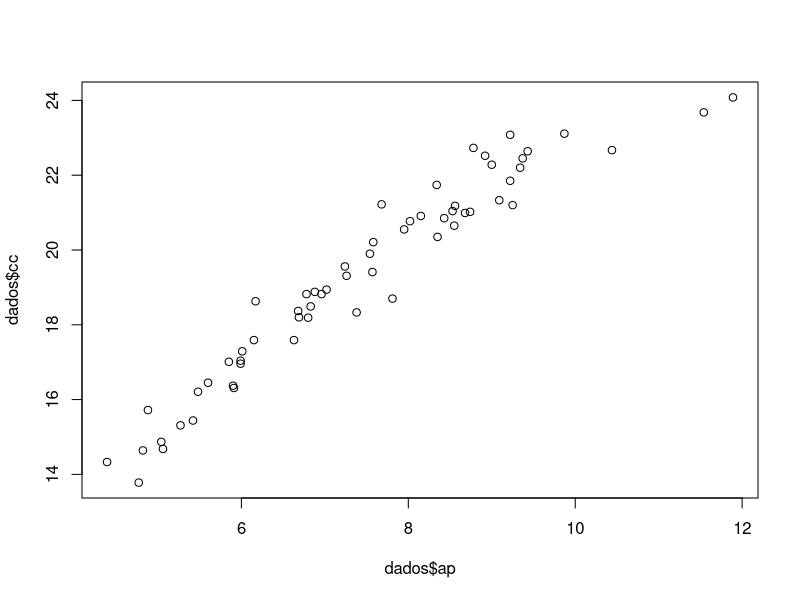
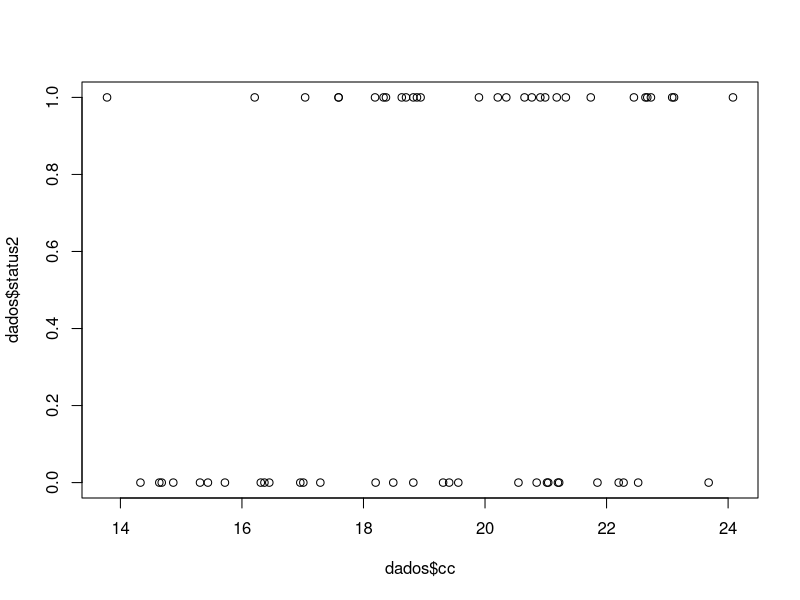
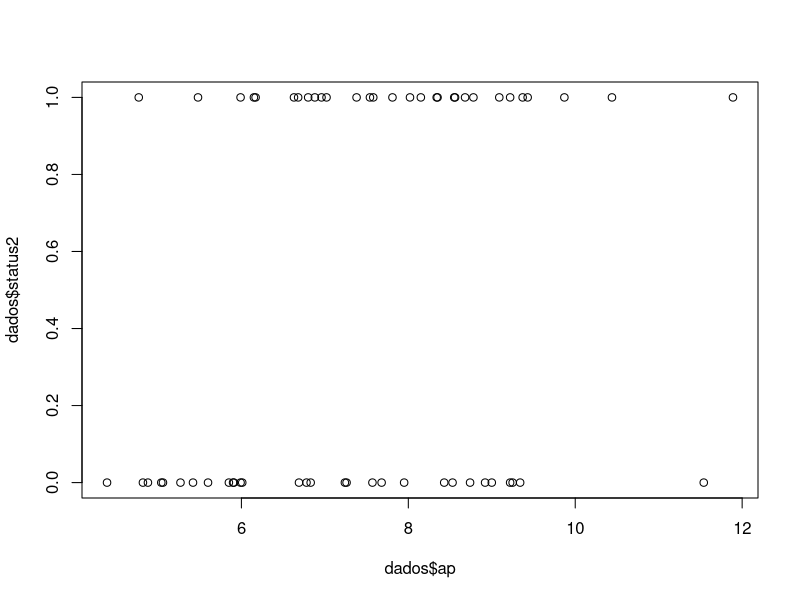
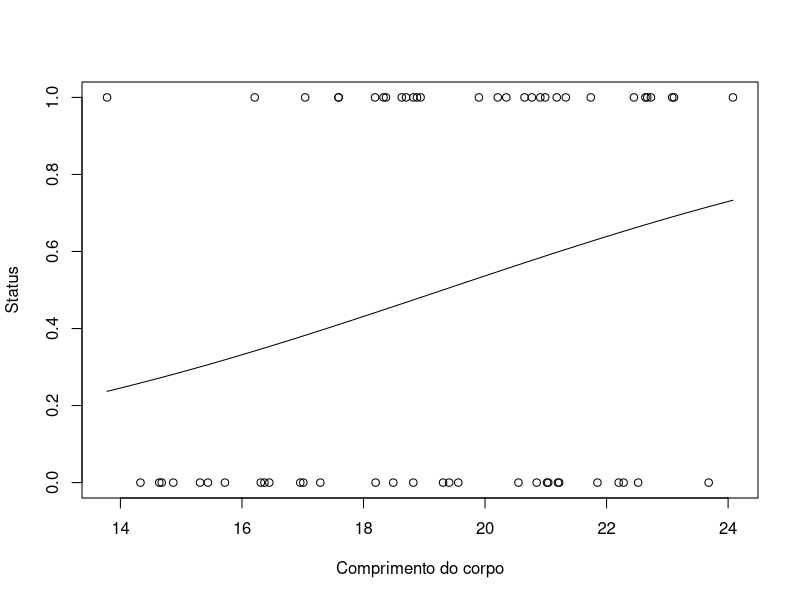
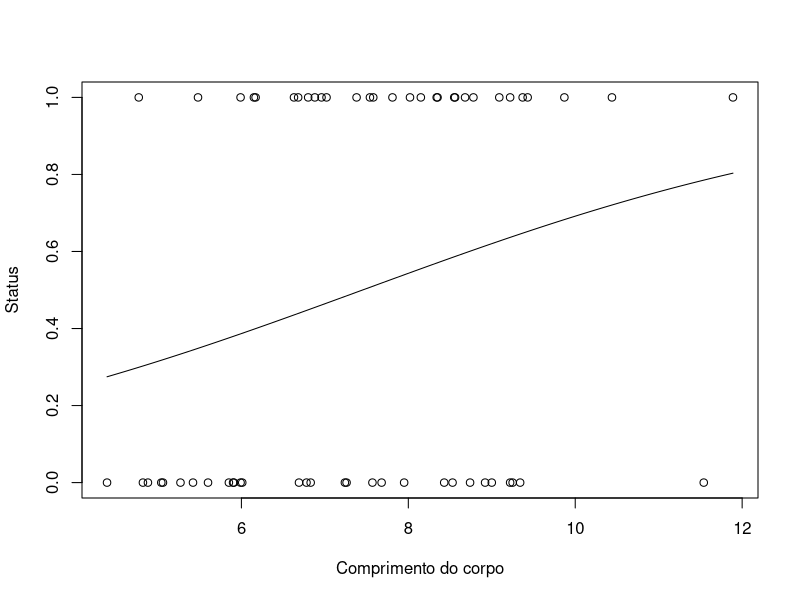

Source code (R) for these figures, in order:
################################################################################
# Universidade de São Paulo
# Instituto de Biociências
# Departamento de Ecologia
# Topicos Avancados em Ecologia de Animais (BIE0315)
# Profs. Jose Carlos Motta Jr. & Marco A. R. Mello
# Prática de Computador II
# Tema: Reproducao
# Agradecimentos: Alexandre Palaoro, primeiro autor do artigo, cedou-nos os
# dados usados nesta prática
# Artigo de base: http://dx.doi.org/10.1016/j.anbehav.2014.06.014 
################################################################################


# Defina o diretório de trabalho como sendo a origem deste script
setwd(dirname(rstudioapi::getActiveDocumentContext()$path))

# Remova todos os objetos prévios
rm(list= ls())

# Limpe o console
cat("\014")  

# Carregue os pacotes necessarios
library(ggplot2)
library(lme4)

# Importe os dados e inspecione-os
dados<- read.delim("dados.txt", header=T)
dim(dados)
head(dados)
tail(dados)

# Transforme a variável "status" em numérica e binária, salvando-a como uma nova
# variável
dados$status2 <- ifelse(dados$status == "perdedor", 0, 1)
head(dados)

# Examine de forma rápida as relações es entre as variáveis
plot(dados$cc~dados$ap)
plot(dados$status2~dados$cc)
plot(dados$status2~dados$ap)


############################## TESTE 1 #########################################


# Plote a relação entre o status e o comprimento cefalotorácico, depois exporte
# o gráfico como um arquivo PNG
png(filename= "p1.png", res= 300, height= 3000, width= 3000)
p1 = ggplot(dados, aes(x=cc, y=status2)) + 
  geom_point(colour = "#1855FA", size=4, alpha = 0.5) + 
  stat_smooth(method="glm", method.args=list(family="binomial"), se=FALSE) +
  labs(x="Comprimento cefalotoracico", y = "Status") +
  theme(text = element_text(size=20),
        plot.title = element_text(size=40, hjust=0.5),
        axis.text.x = element_text(size = 20, angle=0, hjust=1),
        axis.text.y = element_text(size = 20, angle=0, vjust=1),
        axis.title.x = element_text(size = 30, angle=0),
        axis.title.y = element_text(size = 30, angle=90))
p1
dev.off()

# Teste se a relação é significativa e examine os valores estatísticos, depois
# exporte os resultados como um arquivo TXT
fit1 = glm(dados$status2~dados$cc, family=binomial)
summary(fit1)
res1 = anova(fit1, test="Chisq")
res1
capture.output(res1, file = "resultados-cc.txt")

# Você tambem pode plotar o gráfico usando apenas o pacote base, com base nos
# resultados do teste que acabou de fazer
plot(dados$status2~dados$cc,
     xlab = "Comprimento do corpo",
     ylab = "Status")
curve (exp(fit1$coefficients[[1]]+fit1$coefficients[[2]]*x)/
         (1+exp(fit1$coefficients[[1]]+fit1$coefficients[[2]]*x)),
       add=T)


############################## TESTE 2 #########################################


# Plote a relação entre o status e a altura do própodo, depois exporte o gráfico
# como um arquivo PNG
png(filename= "p2.png", res= 300, height= 3000, width= 3000)
p2 = ggplot(dados, aes(x=ap, y=status2)) + 
  geom_point(colour = "#1855FA", size=4, alpha = 0.5) + 
  stat_smooth(method="glm", method.args=list(family="binomial"), se=FALSE) +
  labs(x="Altura da garra", y = "Status") +
  theme(text = element_text(size=20),
        plot.title = element_text(size=40, hjust=0.5),
        axis.text.x = element_text(size = 20, angle=0, hjust=1),
        axis.text.y = element_text(size = 20, angle=0, vjust=1),
        axis.title.x = element_text(size = 30, angle=0),
        axis.title.y = element_text(size = 30, angle=90))
p2
dev.off()

# Teste se a relaçãoo é  significativa e examine os valores estatísstivos, 
# depois exporte os resultados como um arquivo TXT
fit2 = glm(dados$status2~dados$ap, family=binomial)
summary(fit2)
res2 = anova(fit2, test="Chisq")
res2
capture.output(res2, file = "resultados-ap.txt")

# Você tambem pode plotar o gráfico usando apenas o pacote base, com base nos
# resultados do teste que acabou de fazer
plot(dados$status2~dados$ap,
     xlab = "Comprimento do corpo",
     ylab = "Status")
curve (exp(fit2$coefficients[[1]]+fit2$coefficients[[2]]*x)/
         (1+exp(fit2$coefficients[[1]]+fit2$coefficients[[2]]*x)),
       add=T)


############################## TESTE 3 #########################################


# Teste como tanto o comprimento cefalotorácico quanto a altura do própodo
# determinam o status, depois exporte os resultados como um arquivo TXT
fit3 = glm(dados$status2~dados$ap+dados$cc, family=binomial)
summary(fit3)
res3 = anova(fit3, test="Chisq")
res3
capture.output(res3, file = "resultados-ap-cc.txt")


############################## TESTE 4 #########################################


#Teste como tanto o comprimento cefalotorácico quanto a altura do própodo 
# determinam o status, mas considerando a identidade da dupla como um fator
# aleatório, depois exporte os resultados como um arquivo TXT
fit4 = glmer(status2 ~ ap + cc + (1|dupla), family=binomial, data=dados)
summary(fit4)
res4 = anova(fit4, test="Chisq")
res4
capture.output(res4, file = "resultados-ap-cc-dupla.txt")
isSingular(fit4, tol = 1e-05)


############################## TESTE 5 #########################################


#Teste a relação entre os fatores usados nas análises anteriores, salvando os
# resíduos dessa relação para fazer uma nova análise
fit5 = lm(cc ~ ap, data=dados) 
summary(fit5)
fit5.res = resid(fit5)

#Plote a relação entre os fatores, depois exporte o gráfico como um arquivo PNG
png(filename= "p5.png", res= 300, height= 3000, width= 3000)
p5 = ggplot(dados, aes(x=cc, y=ap), CI = F) +
  geom_smooth(method=lm, colour = "#1855FA") +
  geom_point(colour = "#1855FA", size=4, alpha = 0.5) +
  geom_ribbon(stat='smooth', method = "lm", se=TRUE, alpha=0.1, 
              fill = "#1855FA") +
  ggtitle("") +
  labs(x="Comprimento do corpo", y = "Altura da garra") +
  theme(text = element_text(size=20),
        plot.title = element_text(size=40, hjust=0.5),
        axis.text.x = element_text(size = 20, angle=0, hjust=1),
        axis.text.y = element_text(size = 20, angle=0, vjust=1),
        axis.title.x = element_text(size = 30, angle=0),
        axis.title.y = element_text(size = 30, angle=90))
p5
dev.off()

# Plote a relaçãoo entre status e os resíduos da relacao entre comprimento
# cefalotorácico e altura do própodo, depois exporte o gráfico como um
# arquivo PNG
p6 = png(filename= "p6.png", res= 300, height= 3000, width= 3000)
ggplot(dados, aes(x=fit5.res, y=status2)) + 
  geom_point(colour = "#1855FA", size=4, alpha = 0.5) + 
  stat_smooth(method="glm", method.args=list(family="binomial"), se=FALSE) +
  labs(x="Residuos corpo-garra", y = "Status") +
  theme(text = element_text(size=20),
        plot.title = element_text(size=40, hjust=0.5),
        axis.text.x = element_text(size = 20, angle=0, hjust=1),
        axis.text.y = element_text(size = 20, angle=0, vjust=1),
        axis.title.x = element_text(size = 30, angle=0),
        axis.title.y = element_text(size = 30, angle=90))
p6
dev.off()

# Teste se a relação é significativa e examine os valores estatísticos, depois
# exporte os resultados como um arquivo TXT
fit6 = glmer(status2 ~ fit5.res + (1|dupla), family=binomial, data=dados)
summary(fit6)
res6 = anova(fit6, test="Chisq")
res6
capture.output(res6, file = "resultados-res-dupla.txt")
isSingular(fit6, tol = 1e-05)
